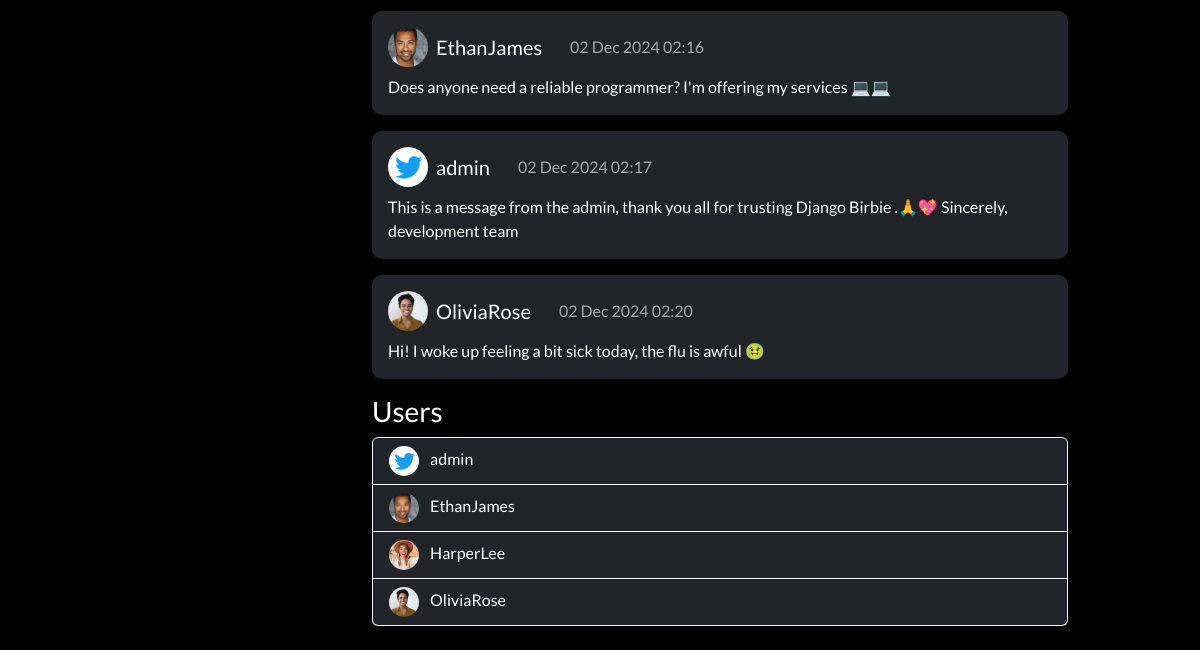
/search/ (signed in, lower part), run on an earlier commit of the app's database.
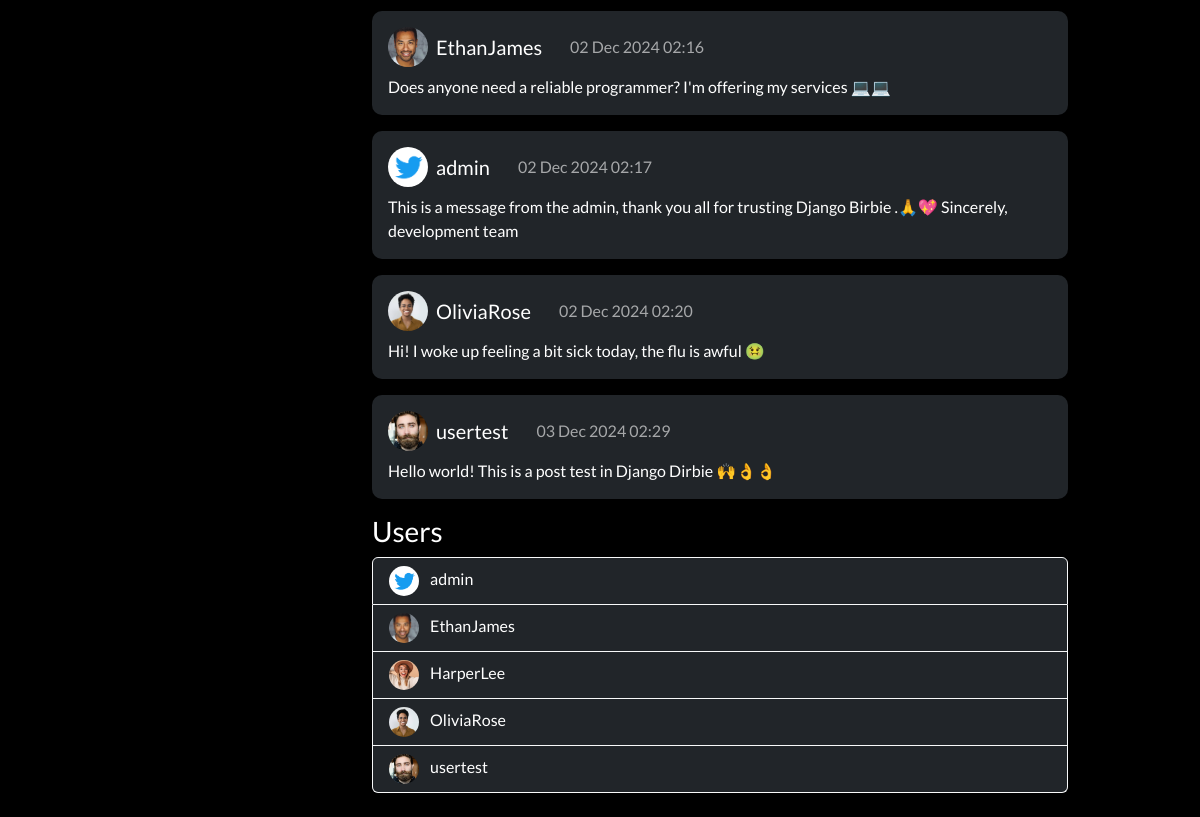
And on a later commit of the database.
### network/models.py (models this page shows, shortened)
class Post(models.Model):
    user = models.ForeignKey(
        User,
        on_delete=models.CASCADE,
        related_name="posts"
    )
    content = models.TextField(max_length=280)
    created_at = models.DateTimeField(auto_now_add=True)
    likes = models.ManyToManyField(
        User,
        related_name="liked_posts",
        blank=True
    )

class User(AbstractUser):
    first_name = models.CharField(max_length=30)
    last_name = models.CharField(max_length=30)
    profile_picture = models.ImageField(
        upload_to='profile_pictures/',
        null=True,
        blank=True,
        default='user/default_profile.jpg'
    )
    followers = models.ManyToManyField(
        'self',
        related_name='following',
        symmetrical=False,
        blank=True
    )

### network/views.py (the view)
# urls.py: path("search/", views.search, name="search"),
@login_required
def search(request):
    query = request.GET.get('q', '')
    posts = Post.objects.filter(Q(content__icontains=query))
    users = User.objects.filter(Q(username__icontains=query))
    return render(request, "network/search.html", {
        "query": query,
        "posts": posts,
        "users": users,
    })

### network/templatetags/extras.py (called while the page is built)
@register.filter
def profile_picture_or_default(profile_picture):
    if profile_picture:
        return profile_picture.url
    return '/static/network/user/default_profile.jpg'

### network/templates/network/search.html (shortened to what this page needs)
{% extends "network/layout.html" %}
{% load extras %}
{% block body %}
{% if posts %}
    {% for post in posts %}
        <div class="card mb-3 bg-dark text-white border-light">
            <div class="card-body">
                <h5 class="card-title d-flex align-items-center">
                    <img src="{{ post.user.profile_picture|profile_picture_or_default }}" alt="Profile Picture" class="rounded-circle me-2" width="40" height="40">
                    <a href="{% url 'profile' post.user.username %}" class="text-white me-2">{{ post.user.username }}</a>
                    <span class="date-text">{{ post.created_at|date:"d M Y H:i" }}</span>
                </h5>
                <p class="card-text">{{ post.content }}</p>
            </div>
        </div>
    {% endfor %}
{% else %}
    <p class="text-muted">No posts found.</p>
{% endif %}
{% if users %}
    <h3 class="text-white">Users</h3>
    <ul class="list-group">
        {% for user in users %}
            <li class="list-group-item bg-dark text-white border-light">
                <img src="{{ user.profile_picture|profile_picture_or_default }}" alt="Profile Picture" class="rounded-circle me-2" width="30" height="30">
                <a href="{% url 'profile' user.username %}" class="text-white">{{ user.username }}</a>
            </li>
        {% endfor %}
    </ul>
{% else %}
    <p class="text-muted">No users found.</p>
{% endif %}
{% endblock %}

What changed in the data, as far as the page shows it:
added Post: user.profile_picture|profile_picture_or_default (picture), user.username "usertest", created_at "03 Dec 2024 02:29", content "Hello world! This is a post test in Django Dirbie 🙌👌👌"
added User: profile_picture|profile_picture_or_default (picture), username "usertest"
